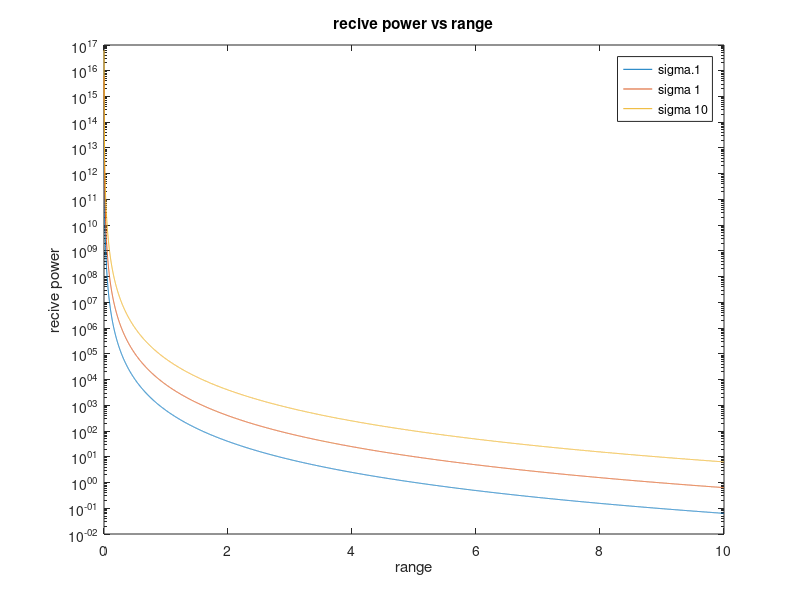

Reproduce this figure in MATLAB.
clear;clc;close all; % setup things

Range = 0:.001:10; % makes range vector

power_reflected1 = ((10*10000)./(4*pi.*Range.^2)).*(.1./(4*pi.*Range.^2))*10; % the equations for each of the power reflected
power_reflected2 = ((10*10000)./(4*pi.*Range.^2)).*(1./(4*pi.*Range.^2))*10;
power_reflected3 = ((10*10000)./(4*pi.*Range.^2)).*(10./(4*pi.*Range.^2))*10;


semilogy(Range,power_reflected1) % ploting of each of the power vs range
hold on
semilogy(Range,power_reflected2)
semilogy(Range,power_reflected3)

legend('sigma.1','sigma 1', 'sigma 10') % lableing the plot
title('recive power vs range')
xlabel('range')
ylabel('recive power')

test1 = Range(power_reflected1 ~= .1) % calculations for the values required
test2 = Range(power_reflected2 ~= .1)
test3 = Range(power_reflected3 ~= .1)

test4 = power_reflected1(Range == 2)
test5 = power_reflected1(Range == 2)
test6 = power_reflected1(Range == 2)

